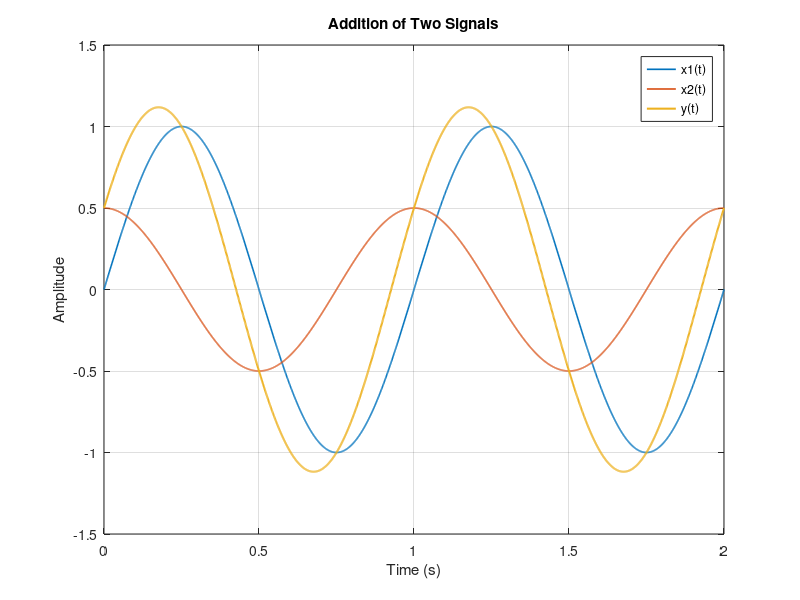

The MATLAB script that drew this image:
clc;
clear;
close all;

t = 0:0.001:2;

x1 = sin(2*pi*t);
x2 = 0.5*cos(2*pi*t);

y = x1 + x2; % the new signal found from the combo

plot(t, x1, 'LineWidth', 1.2);
hold on;
plot(t, x2, 'LineWidth', 1.2);
plot(t, y, 'LineWidth', 1.5);
hold off;

grid on;
xlabel('Time (s)');
ylabel('Amplitude');
title('Addition of Two Signals');
legend('x1(t)', 'x2(t)', 'y(t)');
